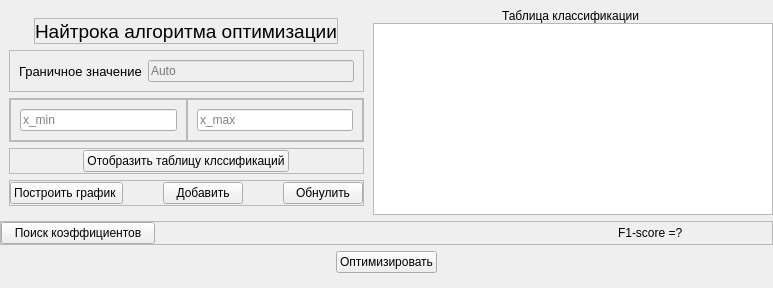
            <widget class="QWidget" name="second_page">
             <layout class="QVBoxLayout" name="verticalLayout_18">
              <property name="leftMargin">
               <number>0</number>
              </property>
              <property name="topMargin">
               <number>9</number>
              </property>
              <property name="rightMargin">
               <number>0</number>
              </property>
              <property name="bottomMargin">
               <number>0</number>
              </property>
              <item alignment="Qt::AlignmentFlag::AlignHCenter|Qt::AlignmentFlag::AlignTop">
               <widget class="QWidget" name="widget_7" native="true">
                <property name="sizePolicy">
                 <sizepolicy hsizetype="Expanding" vsizetype="Expanding">
                  <horstretch>0</horstretch>
                  <verstretch>0</verstretch>
                 </sizepolicy>
                </property>
                <layout class="QHBoxLayout" name="horizontalLayout_8">
                 <property name="spacing">
                  <number>0</number>
                 </property>
                 <property name="leftMargin">
                  <number>0</number>
                 </property>
                 <property name="topMargin">
                  <number>0</number>
                 </property>
                 <property name="rightMargin">
                  <number>0</number>
                 </property>
                 <property name="bottomMargin">
                  <number>0</number>
                 </property>
                 <item>
                  <widget class="QWidget" name="widget_9" native="true">
                   <layout class="QVBoxLayout" name="verticalLayout_17">
                    <item alignment="Qt::AlignmentFlag::AlignHCenter">
                     <widget class="QFrame" name="frame_13">
                      <property name="sizePolicy">
                       <sizepolicy hsizetype="Minimum" vsizetype="Minimum">
                        <horstretch>0</horstretch>
                        <verstretch>0</verstretch>
                       </sizepolicy>
                      </property>
                      <property name="frameShape">
                       <enum>QFrame::Shape::StyledPanel</enum>
                      </property>
                      <property name="frameShadow">
                       <enum>QFrame::Shadow::Raised</enum>
                      </property>
                      <layout class="QHBoxLayout" name="horizontalLayout_12">
                       <property name="spacing">
                        <number>0</number>
                       </property>
                       <property name="sizeConstraint">
                        <enum>QLayout::SizeConstraint::SetMinimumSize</enum>
                       </property>
                       <property name="leftMargin">
                        <number>0</number>
                       </property>
                       <property name="topMargin">
                        <number>0</number>
                       </property>
                       <property name="rightMargin">
                        <number>0</number>
                       </property>
                       <property name="bottomMargin">
                        <number>0</number>
                       </property>
                       <item>
                        <widget class="QLabel" name="label_11">
                         <property name="sizePolicy">
                          <sizepolicy hsizetype="Expanding" vsizetype="Minimum">
                           <horstretch>0</horstretch>
                           <verstretch>0</verstretch>
                          </sizepolicy>
                         </property>
                         <property name="font">
                          <font>
                           <family>Arial</family>
                           <pointsize>14</pointsize>
                          </font>
                         </property>
                         <property name="text">
                          <string>Найтрока алгоритма оптимизации</string>
                         </property>
                        </widget>
                       </item>
                      </layout>
                     </widget>
                    </item>
                    <item>
                     <widget class="QFrame" name="frame_20">
                      <property name="frameShape">
                       <enum>QFrame::Shape::StyledPanel</enum>
                      </property>
                      <property name="frameShadow">
                       <enum>QFrame::Shadow::Raised</enum>
                      </property>
                      <layout class="QHBoxLayout" name="horizontalLayout_13">
                       <item>
                        <widget class="QLabel" name="label_12">
                         <property name="font">
                          <font>
                           <family>Arial</family>
                           <pointsize>10</pointsize>
                          </font>
                         </property>
                         <property name="text">
                          <string>Граничное значение</string>
                         </property>
                        </widget>
                       </item>
                       <item>
                        <widget class="QLineEdit" name="gran_val">
                         <property name="enabled">
                          <bool>false</bool>
                         </property>
                         <property name="placeholderText">
                          <string>Auto</string>
                         </property>
                        </widget>
                       </item>
                      </layout>
                     </widget>
                    </item>
                    <item>
                     <widget class="QFrame" name="frame_14">
                      <property name="frameShape">
                       <enum>QFrame::Shape::StyledPanel</enum>
                      </property>
                      <property name="frameShadow">
                       <enum>QFrame::Shadow::Raised</enum>
                      </property>
                      <layout class="QHBoxLayout" name="horizontalLayout_10">
                       <property name="spacing">
                        <number>0</number>
                       </property>
                       <property name="leftMargin">
                        <number>0</number>
                       </property>
                       <property name="topMargin">
                        <number>0</number>
                       </property>
                       <property name="rightMargin">
                        <number>0</number>
                       </property>
                       <property name="bottomMargin">
                        <number>0</number>
                       </property>
                       <item>
                        <widget class="QFrame" name="frame_15">
                         <property name="frameShape">
                          <enum>QFrame::Shape::StyledPanel</enum>
                         </property>
                         <property name="frameShadow">
                          <enum>QFrame::Shadow::Raised</enum>
                         </property>
                         <layout class="QHBoxLayout" name="horizontalLayout_16">
                          <item>
                           <widget class="QLineEdit" name="x_min">
                            <property name="placeholderText">
                             <string>x_min</string>
                            </property>
                           </widget>
                          </item>
                         </layout>
                        </widget>
                       </item>
                       <item>
                        <widget class="QFrame" name="frame_16">
                         <property name="frameShape">
                          <enum>QFrame::Shape::StyledPanel</enum>
                         </property>
                         <property name="frameShadow">
                          <enum>QFrame::Shadow::Raised</enum>
                         </property>
                         <layout class="QHBoxLayout" name="horizontalLayout_17">
                          <item>
                           <widget class="QLineEdit" name="x_max">
                            <property name="placeholderText">
                             <string>x_max</string>
                            </property>
                           </widget>
                          </item>
                         </layout>
                        </widget>
                       </item>
                      </layout>
                     </widget>
                    </item>
                    <item>
                     <widget class="QFrame" name="frame_18">
                      <property name="frameShape">
                       <enum>QFrame::Shape::StyledPanel</enum>
                      </property>
                      <property name="frameShadow">
                       <enum>QFrame::Shadow::Raised</enum>
                      </property>
                      <layout class="QHBoxLayout" name="horizontalLayout_14">
                       <property name="spacing">
                        <number>0</number>
                       </property>
                       <property name="leftMargin">
                        <number>0</number>
                       </property>
                       <property name="topMargin">
                        <number>0</number>
                       </property>
                       <property name="rightMargin">
                        <number>0</number>
                       </property>
                       <property name="bottomMargin">
                        <number>0</number>
                       </property>
                       <item alignment="Qt::AlignmentFlag::AlignHCenter">
                        <widget class="QPushButton" name="optimize">
                         <property name="cursor">
                          <cursorShape>PointingHandCursor</cursorShape>
                         </property>
                         <property name="text">
                          <string>Отобразить таблицу клссификаций</string>
                         </property>
                        </widget>
                       </item>
                      </layout>
                     </widget>
                    </item>
                    <item>
                     <widget class="QFrame" name="frame_19">
                      <property name="frameShape">
                       <enum>QFrame::Shape::StyledPanel</enum>
                      </property>
                      <property name="frameShadow">
                       <enum>QFrame::Shadow::Raised</enum>
                      </property>
                      <layout class="QHBoxLayout" name="horizontalLayout_15">
                       <property name="spacing">
                        <number>0</number>
                       </property>
                       <property name="leftMargin">
                        <number>0</number>
                       </property>
                       <property name="topMargin">
                        <number>0</number>
                       </property>
                       <property name="rightMargin">
                        <number>0</number>
                       </property>
                       <property name="bottomMargin">
                        <number>0</number>
                       </property>
                       <item alignment="Qt::AlignmentFlag::AlignHCenter">
                        <widget class="QPushButton" name="graph_opt">
                         <property name="cursor">
                          <cursorShape>PointingHandCursor</cursorShape>
                         </property>
                         <property name="text">
                          <string>Построить график </string>
                         </property>
                        </widget>
                       </item>
                       <item>
                        <spacer name="horizontalSpacer_5">
                         <property name="orientation">
                          <enum>Qt::Orientation::Horizontal</enum>
                         </property>
                         <property name="sizeHint" stdset="0">
                          <size>
                           <width>40</width>
                           <height>20</height>
                          </size>
                         </property>
                        </spacer>
                       </item>
                       <item>
                        <widget class="QPushButton" name="add_stationar">
                         <property name="cursor">
                          <cursorShape>PointingHandCursor</cursorShape>
                         </property>
                         <property name="text">
                          <string>Добавить</string>
                         </property>
                        </widget>
                       </item>
                       <item>
                        <spacer name="horizontalSpacer_6">
                         <property name="orientation">
                          <enum>Qt::Orientation::Horizontal</enum>
                         </property>
                         <property name="sizeHint" stdset="0">
                          <size>
                           <width>40</width>
                           <height>20</height>
                          </size>
                         </property>
                        </spacer>
                       </item>
                       <item>
                        <widget class="QPushButton" name="refresh_talbe">
                         <property name="cursor">
                          <cursorShape>PointingHandCursor</cursorShape>
                         </property>
                         <property name="text">
                          <string>Обнулить</string>
                         </property>
                        </widget>
                       </item>
                      </layout>
                     </widget>
                    </item>
                   </layout>
                  </widget>
                 </item>
                 <item alignment="Qt::AlignmentFlag::AlignHCenter">
                  <widget class="QWidget" name="widget_10" native="true">
                   <property name="sizePolicy">
                    <sizepolicy hsizetype="Expanding" vsizetype="Expanding">
                     <horstretch>0</horstretch>
                     <verstretch>0</verstretch>
                    </sizepolicy>
                   </property>
                   <property name="minimumSize">
                    <size>
                     <width>400</width>
                     <height>0</height>
                    </size>
                   </property>
                   <property name="maximumSize">
                    <size>
                     <width>16777215</width>
                     <height>400</height>
                    </size>
                   </property>
                   <layout class="QVBoxLayout" name="verticalLayout_19">
                    <property name="spacing">
                     <number>0</number>
                    </property>
                    <property name="leftMargin">
                     <number>0</number>
                    </property>
                    <property name="topMargin">
                     <number>0</number>
                    </property>
                    <property name="rightMargin">
                     <number>0</number>
                    </property>
                    <property name="bottomMargin">
                     <number>0</number>
                    </property>
                    <item alignment="Qt::AlignmentFlag::AlignHCenter">
                     <widget class="QLabel" name="label_8">
                      <property name="text">
                       <string>Таблица классификации </string>
                      </property>
                     </widget>
                    </item>
                    <item>
                     <widget class="QTableWidget" name="table_classification">
                      <property name="sizePolicy">
                       <sizepolicy hsizetype="Expanding" vsizetype="Expanding">
                        <horstretch>0</horstretch>
                        <verstretch>0</verstretch>
                       </sizepolicy>
                      </property>
                      <property name="minimumSize">
                       <size>
                        <width>370</width>
                        <height>0</height>
                       </size>
                      </property>
                     </widget>
                    </item>
                   </layout>
                  </widget>
                 </item>
                </layout>
               </widget>
              </item>
              <item alignment="Qt::AlignmentFlag::AlignTop">
               <widget class="QFrame" name="frame_17">
                <property name="frameShape">
                 <enum>QFrame::Shape::StyledPanel</enum>
                </property>
                <property name="frameShadow">
                 <enum>QFrame::Shadow::Raised</enum>
                </property>
                <layout class="QHBoxLayout" name="horizontalLayout_11">
                 <property name="spacing">
                  <number>0</number>
                 </property>
                 <property name="leftMargin">
                  <number>0</number>
                 </property>
                 <property name="topMargin">
                  <number>0</number>
                 </property>
                 <property name="rightMargin">
                  <number>0</number>
                 </property>
                 <property name="bottomMargin">
                  <number>0</number>
                 </property>
                 <item>
                  <widget class="QPushButton" name="search_k">
                   <property name="cursor">
                    <cursorShape>PointingHandCursor</cursorShape>
                   </property>
                   <property name="text">
                    <string>Поиск коэффициентов</string>
                   </property>
                  </widget>
                 </item>
                 <item>
                  <widget class="QLabel" name="k_1">
                   <property name="text">
                    <string/>
                   </property>
                   <property name="alignment">
                    <set>Qt::AlignmentFlag::AlignCenter</set>
                   </property>
                  </widget>
                 </item>
                 <item>
                  <widget class="QLabel" name="k_2">
                   <property name="text">
                    <string/>
                   </property>
                   <property name="alignment">
                    <set>Qt::AlignmentFlag::AlignCenter</set>
                   </property>
                  </widget>
                 </item>
                 <item>
                  <widget class="QLabel" name="k_3">
                   <property name="text">
                    <string/>
                   </property>
                   <property name="alignment">
                    <set>Qt::AlignmentFlag::AlignCenter</set>
                   </property>
                  </widget>
                 </item>
                 <item>
                  <widget class="QLabel" name="F_score">
                   <property name="text">
                    <string>F1-score =?</string>
                   </property>
                  </widget>
                 </item>
                </layout>
               </widget>
              </item>
              <item alignment="Qt::AlignmentFlag::AlignHCenter">
               <widget class="QWidget" name="widget_11" native="true">
                <property name="minimumSize">
                 <size>
                  <width>0</width>
                  <height>0</height>
                 </size>
                </property>
                <layout class="QHBoxLayout" name="horizontalLayout_18">
                 <property name="spacing">
                  <number>0</number>
                 </property>
                 <property name="leftMargin">
                  <number>0</number>
                 </property>
                 <property name="topMargin">
                  <number>0</number>
                 </property>
                 <property name="rightMargin">
                  <number>0</number>
                 </property>
                 <property name="bottomMargin">
                  <number>9</number>
                 </property>
                 <item alignment="Qt::AlignmentFlag::AlignHCenter">
                  <widget class="QPushButton" name="graph_result">
                   <property name="cursor">
                    <cursorShape>PointingHandCursor</cursorShape>
                   </property>
                   <property name="text">
                    <string>Оптимизировать</string>
                   </property>
                  </widget>
                 </item>
                </layout>
               </widget>
              </item>
              <item>
               <widget class="QWidget" name="widget_8" native="true">
                <property name="sizePolicy">
                 <sizepolicy hsizetype="Expanding" vsizetype="Expanding">
                  <horstretch>0</horstretch>
                  <verstretch>0</verstretch>
                 </sizepolicy>
                </property>
                <layout class="QHBoxLayout" name="horizontalLayout_19">
                 <property name="spacing">
                  <number>0</number>
                 </property>
                 <property name="leftMargin">
                  <number>0</number>
                 </property>
                 <property name="topMargin">
                  <number>0</number>
                 </property>
                 <property name="rightMargin">
                  <number>0</number>
                 </property>
                 <property name="bottomMargin">
                  <number>0</number>
                 </property>
                 <item>
                  <widget class="MplWidgetOptimize" name="widget_12" native="true"/>
                 </item>
                </layout>
               </widget>
              </item>
             </layout>
            </widget>
